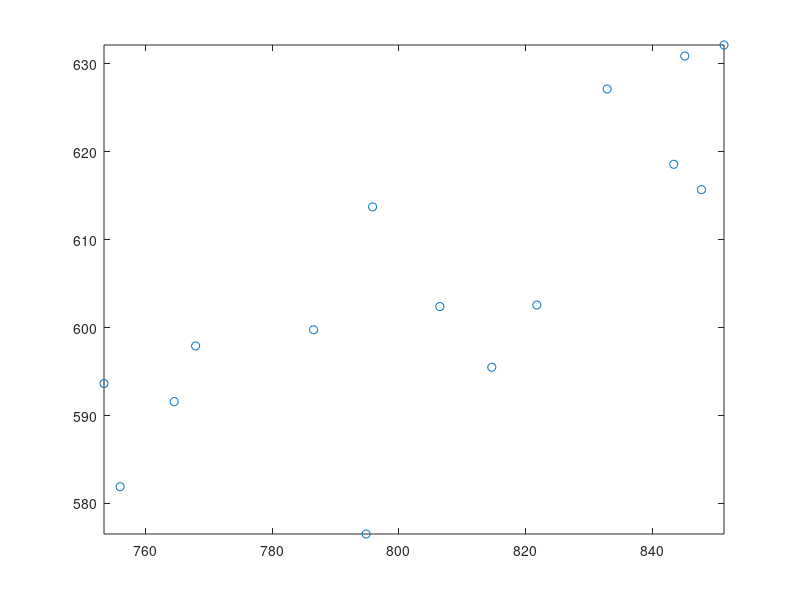

The MATLAB script that drew this image: (Note: this script raises an error after producing the figure.)
% --------------------------------------
% Gausssian Mixture Model demos
% written by Richard Xu
% yida.xu@uts.edu.au, July, 2014
% made it Octave-friendly
% --------------------------------------

clc;
clear;


% ------------------------------------------------------
% Synthetically generate data from nominated parameters
% ------------------------------------------------------

% N is the number of data
N           = 15;
gt_alpha    = [1/3 1/3 1/3];

% M is K, means the number of clusters
M           = length(gt_alpha);


% Sample Z ~ Mult(N,gt_alpha)

Z = [];

% drawing from a multinomial distribution, parameterised by gt_alpha
% R1 = mnrnd(N,gt_alpha);

R = gt_alpha * N;


for t = 1:M
    Z = [Z; ones([R(t) 1])*t];
end


% Simulate data from ground truth N ( theta_{z_1},....,theta_{z_n}

mu = [ 800 600; 770 590; 840 620];
Sigma(:,:,1) = [100 0;0 100];
Sigma(:,:,2) = [100 0;0 100];
Sigma(:,:,3) = [100 0;0 100];

% data is X = {x_1, .... x_n}
data = zeros([N 2]);

for t = 1:M
   comp_size = length(find(Z == t));
   data(Z == t,:) = mvnrnd(mu(t,:), Sigma(:,:,t), comp_size);
   
   plot(data(:,1),data(:,2),'o');
end



% -------------------------------------------------
% E-M algorithm
% -------------------------------------------------

% initialize, i.e., nominate Theta^(1)
prev_mu = [ 780 590; 750 580; 850 600];
prev_Sigma(:,:,1) = [100 0;0 100];
prev_Sigma(:,:,2) = [100 0;0 100];
prev_Sigma(:,:,3) = [100 0;0 100];
prev_alpha = ones([M 1])/M;


% the iteration number 
MaxIter = 20;
response = zeros([N M]);

next_mu = zeros(size(prev_mu));
next_Sigma = zeros(size(prev_Sigma));
d = size(data,2);

% -----------------------------
% The EM loop
% -----------------------------
for t = 1:MaxIter
   
    if t > 1
    
        % -----------------------------
        % Compute the responsibilities
        % -----------------------------

        for l = 1:M
            response(:,l) = mvnpdf(data,prev_mu(l,:), prev_Sigma(:,:,l)); 
        end

        response_sum = sum(response,2);
        response = response ./ repmat(response_sum,[1 3]);

        % ---------------------------
        % update alpha^(i+1)
        % ---------------------------

        next_alpha = sum(response)'/N;

        % ---------------------------
        % update mu^(i+1)
        % ---------------------------

        for l = 1:M
            next_mu(l,:) = sum(data .* repmat(response(:,l),[1 d])) / sum(response(:,l));
        end

        % ---------------------------
        % update Sigma^(i+1)
        % ---------------------------

        for l = 1:M
            zero_mean_data = data - repmat(next_mu(l,:),[N 1]);
            %zero_mean_3d = reshape(zero_mean_data,[N 1 d]);

            covariances = zeros([d d N]);

            for i = 1:N
                covariances(:,:,i) = zero_mean_data(i,:)' * zero_mean_data(i,:) * response(i,l);
            end

            next_Sigma(:,:,l) = sum(covariances,3)/sum(response(:,l));        
        end

        prev_mu     = next_mu;
        prev_Sigma  = next_Sigma;
        prev_alpha  = next_alpha;
    
    
    else
        
        % t = 1, just use initial parameters
        
        next_mu     = prev_mu;
        next_Sigma  = prev_Sigma;
        next_alpha  = prev_alpha;
        
    end
    
    % -----------------------------
    % plot GMM
    % -----------------------------
    figure(1);
    plot(data(:,1), data(:,2), 'o');   
    axis([min(data(:,1)) max(data(:,1)) min(data(:,2)) max(data(:,2))]); 
    hold on;
        
    gmm_pdf = gmdistribution(next_mu,next_Sigma,next_alpha); 
    fcontour(@(u,v)pdf(gmm_pdf,[u v]));

    
    % -----------------------------------------------
    % Octave-friendly code
    % -----------------------------------------------

%     x1 = min(data(:,1)):0.1:max(data(:,1));
%     x2 = min(data(:,2)):0.1:max(data(:,2));    
%     [X1,X2] = meshgrid(x1,x2);
%     F = next_alpha(1) * mvnpdf([X1(:) X2(:)],next_mu(1,:),next_Sigma(:,:,1));
%     for l = 2:M
%        F = F+ next_alpha(l) * mvnpdf([X1(:) X2(:)],next_mu(l,:),next_Sigma(:,:,l));
%     end
%     F = reshape(F,length(x2),length(x1));
%     contour(x1,x2,F);

    
    axis([min(data(:,1)) max(data(:,1)) min(data(:,2)) max(data(:,2))]); 
    hold off; 
    
    % this is to ask user to press a button
%     waitforbuttonpress;
     
end


